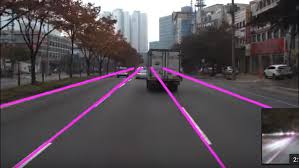
#> input picture Lane line 1.jpg, 299 x 168 px
$ python -i SRC.py   (imports and definitions only)
#> lines starting #> are read from the running program, lines starting #| are printed output that depends on the picture
import cv2
import numpy as np
from tkinter import *
from tkinter import filedialog
import tkinter as tk
import matplotlib.pyplot as plt


# [64 lines left out: functions openFile, make_coordinates, average_slope_intercept, region_of_interest, display_lines, not called in this run]


# convert the input into canny image
def canny(image):
    gray = cv2.cvtColor(image, cv2.COLOR_RGB2GRAY)
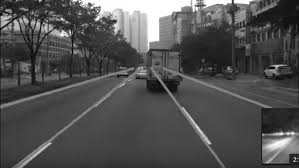
#> gray: shape (168, 299); min 0, max 255, mean 80.8
    blur = cv2.GaussianBlur(gray, (5, 5), 0)
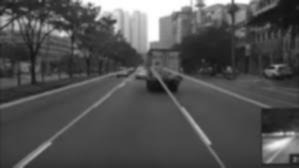
#> blur: shape (168, 299); min 16, max 255, mean 80.8
    cannyImg = cv2.Canny(blur, 50, 150)
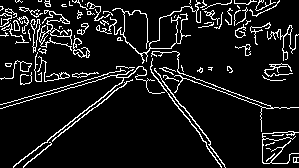
#> cannyImg: shape (168, 299); 9.5% white in thin lines or dots
    return cannyImg


# [27 lines left out: function run, not called in this run]


# main function
# [2 lines not run here, left out]

>>> import cv2
>>> picture = cv2.cvtColor(cv2.imread('Lane line 1.jpg'), cv2.COLOR_BGR2RGB)
>>> result = canny(picture)
